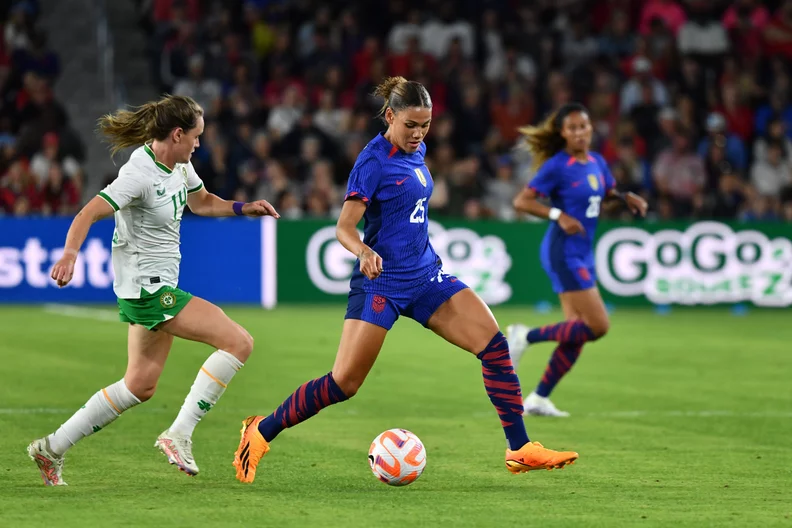
#> input picture pic3.webp, 792 x 528 px
$ python touch.py ../pic3.webp
#> lines starting #> are read from the running program, lines starting #| are printed output that depends on the picture; after the words box and inside, x2 and y2 are one past the last pixel; in counts of white or black regions, pixels touching at a corner belong together
import sys
import cv2 as cv
import numpy as np

class RectangleDrawer:
    def __init__(self):
        self.rectangle_corners = []
        self.clicked = 0
        self.last_four_coords = []

    def get_mouse_click(self, event, x, y, flags, param):
        if event == cv.EVENT_LBUTTONDOWN:
            self.rectangle_corners.append((x, y))
            self.clicked += 1
            temp_src = self.src.copy()
            if self.clicked == 2:
                cv.line(temp_src, self.rectangle_corners[0], self.rectangle_corners[1], (30, 255, 30), 5)
            elif self.clicked == 3:
                cv.line(temp_src, self.rectangle_corners[1], self.rectangle_corners[2], (30, 255, 30), 5)
            elif self.clicked == 4:
                cv.line(temp_src, self.rectangle_corners[2], self.rectangle_corners[3], (30, 255, 30), 5)
                cv.line(temp_src, self.rectangle_corners[3], self.rectangle_corners[0], (30, 255, 30), 5)
                self.last_four_coords.append(self.rectangle_corners[-4:])
                self.rectangle_corners = []
                self.clicked = 0

            self.src = temp_src
            cv.imshow('Source', self.src)

    def process_image(self, image_path):
#> called with image_path = '../pic3.webp'
        self.src = cv.imread(image_path)
#> self.src is the input picture: shape (528, 792, 3); mean B, G, R 75.2, 101.9, 91.3
        if self.src is None:
            print('Error opening image!')
            return

        cv.namedWindow('Source')
        cv.setMouseCallback('Source', self.get_mouse_click)
        while True:
            hsv = cv.cvtColor(self.src, cv.COLOR_BGR2HSV)
#> hsv: shape (528, 792, 3); mean H, S, V 68.9, 118.8, 118.6
            gray = cv.cvtColor(self.src, cv.COLOR_BGR2GRAY)
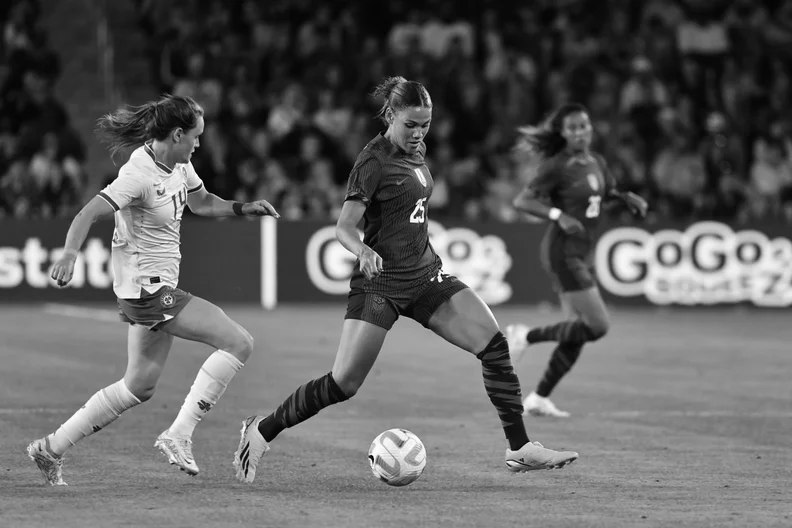
#> gray: shape (528, 792); min 0, max 255, mean 95.7

            lower_white = np.array([0, 0, 100])
            upper_white = np.array([180, 100, 255])

            mask = cv.inRange(hsv, lower_white, upper_white)
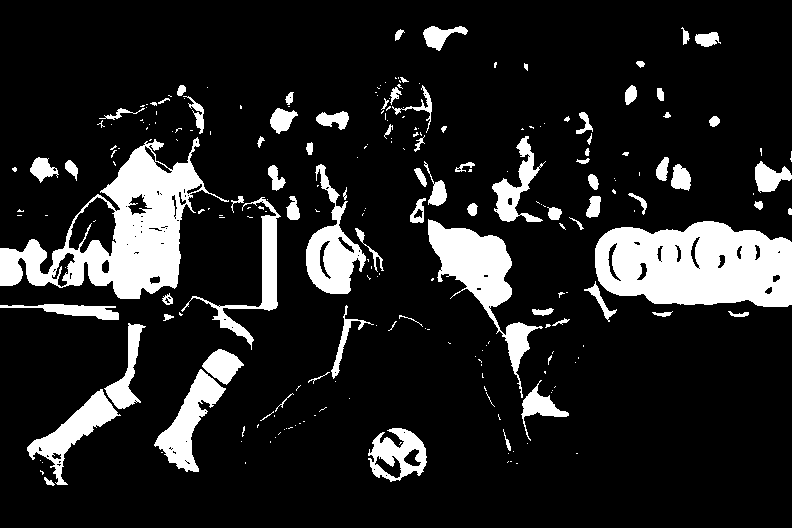
#> mask: shape (528, 792); 14.2% white; 239 white regions (158 under 20 px), largest, box (x1, y1, x2, y2) and area: (595, 221, 792, 307) 13299, (0, 137, 229, 299) 13039, (428, 219, 543, 398) 5479

            res = cv.bitwise_and(self.src, self.src, mask= mask)
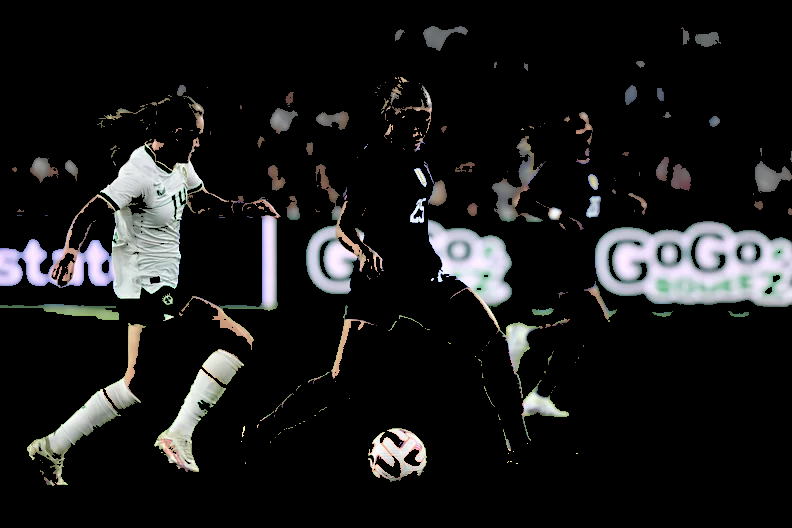
#> res: shape (528, 792, 3); mean B, G, R 25.1, 25.1, 24.9

            cv.imshow("Source", self.src)

            key = cv.waitKey(30)
#> (key Esc is pressed here)
            if key == 27:
                break

        cv.destroyAllWindows()
        return self.last_four_coords

def main(image_path):
    rd = RectangleDrawer()
    return rd.process_image(image_path)

if __name__ == "__main__":
    if len(sys.argv) < 2:
        print('Usage: python module_name.py [image_path]')
        sys.exit(1)
    main(sys.argv[1])

$ run again, on pic4.jpeg
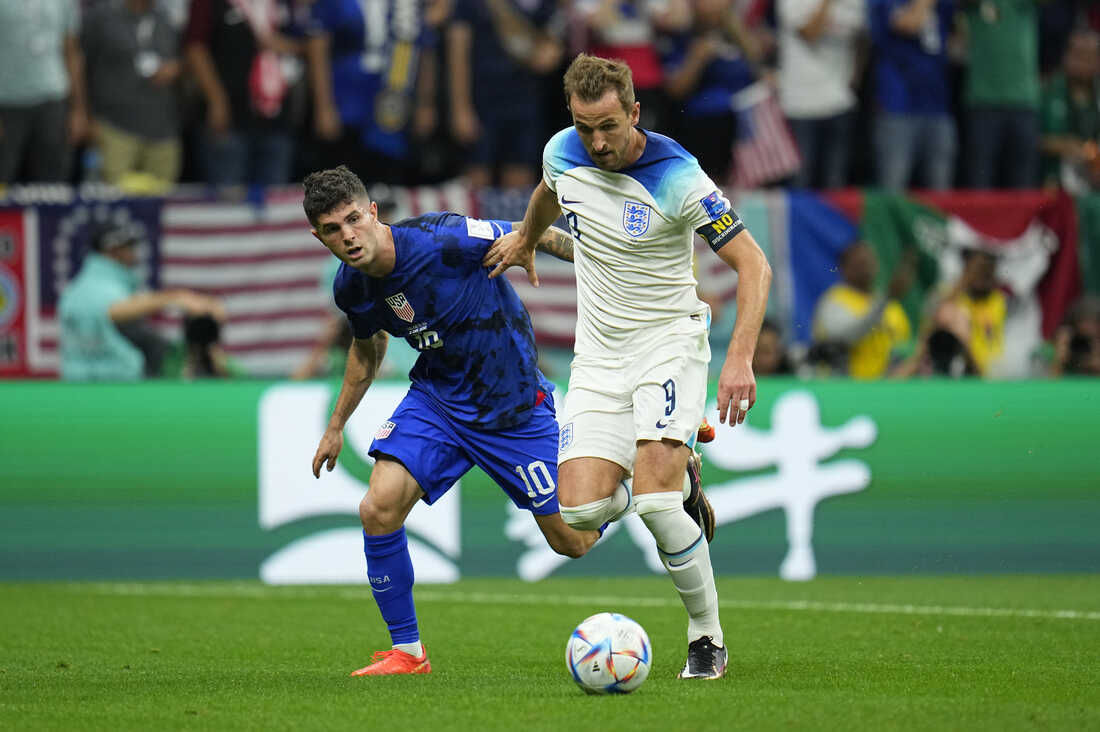
#> input picture pic4.jpeg, 1100 x 732 px
#> in process_image, self.src is the input picture: shape (732, 1100, 3); mean B, G, R 88.8, 111.9, 91.1
#> hsv: shape (732, 1100, 3); mean H, S, V 71.1, 109.3, 123
#> in process_image, `mask = cv.inRange(hsv, lower_white, upper_white)`:
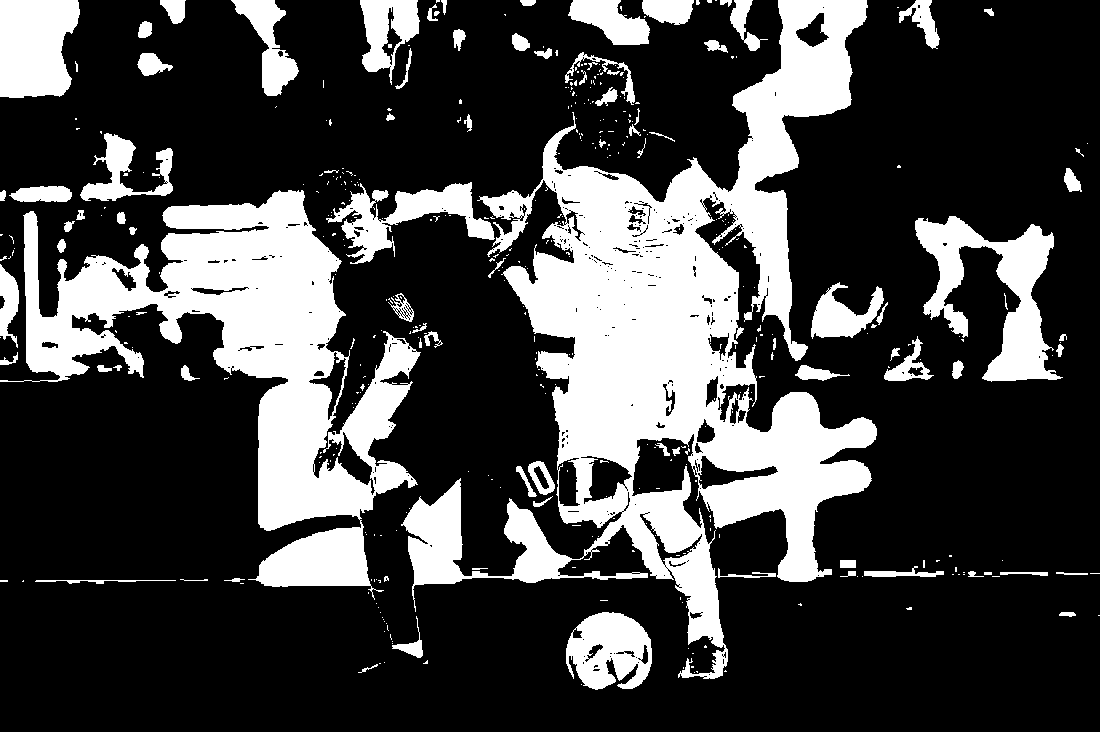
#> mask: shape (732, 1100); 26.5% white; 426 white regions (334 under 20 px), largest, box (x1, y1, x2, y2) and area: (401, 0, 877, 679) 103301, (0, 190, 421, 600) 57062, (915, 216, 1063, 382) 9784
#> in process_image, `res = cv.bitwise_and(self.src, self.src, mask= mask)`:
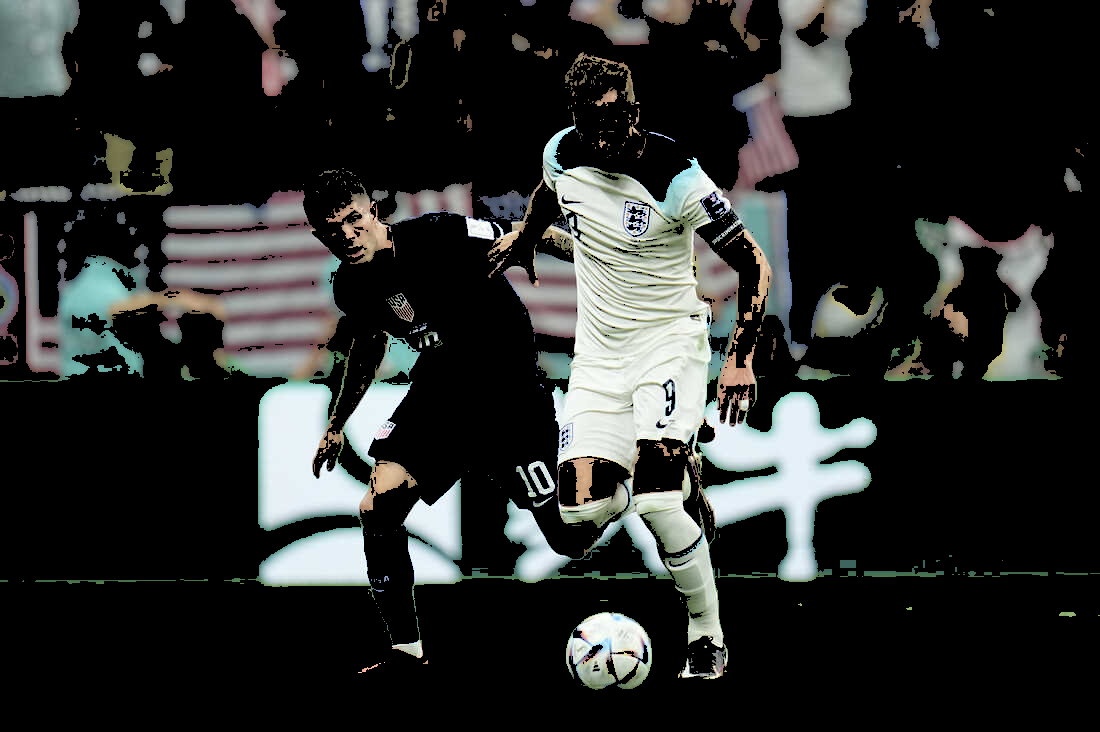
#> res: shape (732, 1100, 3); mean B, G, R 43.4, 44.8, 43
